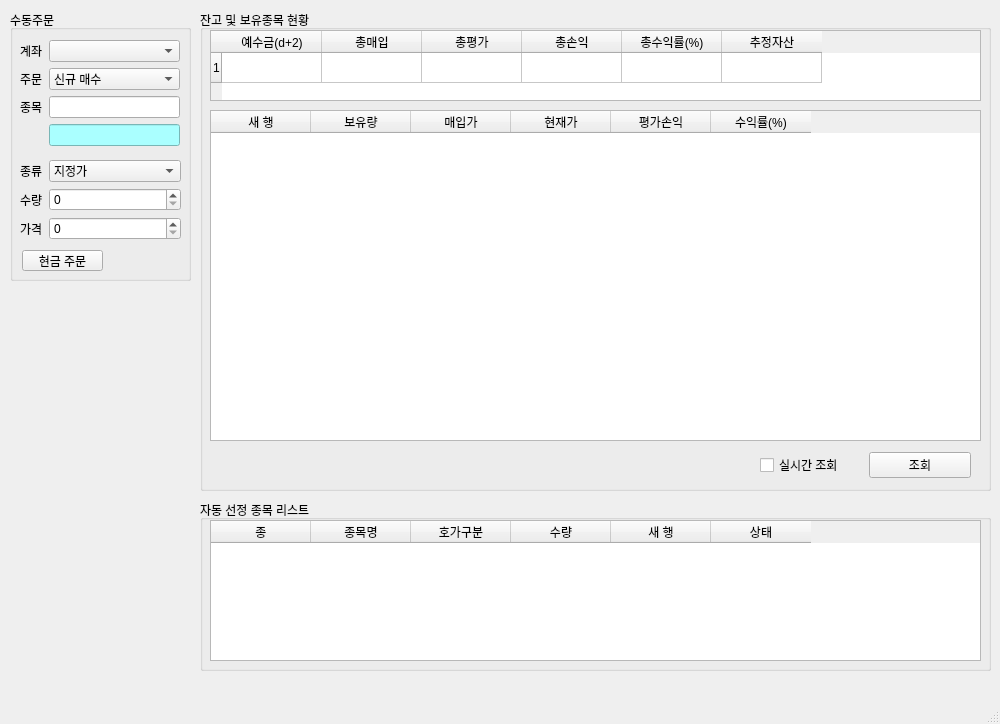
<?xml version="1.0" encoding="UTF-8"?>
<ui version="4.0">
 <class>MainWindow</class>
 <widget class="QMainWindow" name="MainWindow">
  <property name="geometry">
   <rect>
    <x>0</x>
    <y>0</y>
    <width>1000</width>
    <height>724</height>
   </rect>
  </property>
  <property name="windowTitle">
   <string>hurTrade v0.4</string>
  </property>
  <property name="windowIcon">
   <iconset>
    <normaloff>48-48-fed67e26732a2bf237c69113ac3429f7-Chart.png</normaloff>48-48-fed67e26732a2bf237c69113ac3429f7-Chart.png</iconset>
  </property>
  <widget class="QWidget" name="centralwidget">
   <widget class="QGroupBox" name="groupBox">
    <property name="geometry">
     <rect>
      <x>10</x>
      <y>10</y>
      <width>181</width>
      <height>271</height>
     </rect>
    </property>
    <property name="title">
     <string>수동주문</string>
    </property>
    <widget class="QWidget" name="formLayoutWidget">
     <property name="geometry">
      <rect>
       <x>10</x>
       <y>30</y>
       <width>160</width>
       <height>107</height>
      </rect>
     </property>
     <layout class="QFormLayout" name="formLayout">
      <item row="0" column="0">
       <widget class="QLabel" name="label">
        <property name="text">
         <string>계좌</string>
        </property>
       </widget>
      </item>
      <item row="0" column="1">
       <widget class="QComboBox" name="comboBox"/>
      </item>
      <item row="1" column="0">
       <widget class="QLabel" name="label_2">
        <property name="text">
         <string>주문</string>
        </property>
       </widget>
      </item>
      <item row="1" column="1">
       <widget class="QComboBox" name="comboBox_2">
        <item>
         <property name="text">
          <string>신규 매수</string>
         </property>
        </item>
        <item>
         <property name="text">
          <string>신규 매도</string>
         </property>
        </item>
        <item>
         <property name="text">
          <string>매수 취소</string>
         </property>
        </item>
        <item>
         <property name="text">
          <string>매도 취소</string>
         </property>
        </item>
       </widget>
      </item>
      <item row="2" column="0">
       <widget class="QLabel" name="label_3">
        <property name="text">
         <string>종목</string>
        </property>
       </widget>
      </item>
      <item row="2" column="1">
       <widget class="QLineEdit" name="lineEdit"/>
      </item>
      <item row="3" column="1">
       <widget class="QLineEdit" name="lineEdit_2">
        <property name="styleSheet">
         <string notr="true">background-color: rgb(170, 255, 255);</string>
        </property>
       </widget>
      </item>
     </layout>
    </widget>
    <widget class="QWidget" name="formLayoutWidget_2">
     <property name="geometry">
      <rect>
       <x>10</x>
       <y>150</y>
       <width>161</width>
       <height>81</height>
      </rect>
     </property>
     <layout class="QFormLayout" name="formLayout_2">
      <item row="0" column="0">
       <widget class="QLabel" name="label_4">
        <property name="text">
         <string>종류</string>
        </property>
       </widget>
      </item>
      <item row="1" column="0">
       <widget class="QLabel" name="label_5">
        <property name="text">
         <string>수량</string>
        </property>
       </widget>
      </item>
      <item row="2" column="0">
       <widget class="QLabel" name="label_6">
        <property name="text">
         <string>가격</string>
        </property>
       </widget>
      </item>
      <item row="0" column="1">
       <widget class="QComboBox" name="comboBox_3">
        <item>
         <property name="text">
          <string>지정가</string>
         </property>
        </item>
        <item>
         <property name="text">
          <string>시장가</string>
         </property>
        </item>
       </widget>
      </item>
      <item row="1" column="1">
       <widget class="QSpinBox" name="spinBox">
        <property name="maximum">
         <number>1000000</number>
        </property>
       </widget>
      </item>
      <item row="2" column="1">
       <widget class="QSpinBox" name="spinBox_2">
        <property name="maximum">
         <number>1000000</number>
        </property>
        <property name="singleStep">
         <number>50</number>
        </property>
       </widget>
      </item>
     </layout>
    </widget>
    <widget class="QPushButton" name="pushButton">
     <property name="geometry">
      <rect>
       <x>12</x>
       <y>240</y>
       <width>81</width>
       <height>21</height>
      </rect>
     </property>
     <property name="text">
      <string>현금 주문</string>
     </property>
    </widget>
   </widget>
   <widget class="QGroupBox" name="groupBox_2">
    <property name="geometry">
     <rect>
      <x>200</x>
      <y>10</y>
      <width>791</width>
      <height>481</height>
     </rect>
    </property>
    <property name="title">
     <string>잔고 및 보유종목 현황</string>
    </property>
    <widget class="QTableWidget" name="tableWidget">
     <property name="geometry">
      <rect>
       <x>10</x>
       <y>20</y>
       <width>771</width>
       <height>71</height>
      </rect>
     </property>
     <property name="rowCount">
      <number>1</number>
     </property>
     <row/>
     <column>
      <property name="text">
       <string>예수금(d+2)</string>
      </property>
     </column>
     <column>
      <property name="text">
       <string>총매입</string>
      </property>
     </column>
     <column>
      <property name="text">
       <string>총평가</string>
      </property>
     </column>
     <column>
      <property name="text">
       <string>총손익</string>
      </property>
     </column>
     <column>
      <property name="text">
       <string>총수익률(%)</string>
      </property>
     </column>
     <column>
      <property name="text">
       <string>추정자산</string>
      </property>
     </column>
    </widget>
    <widget class="QTableWidget" name="tableWidget_2">
     <property name="geometry">
      <rect>
       <x>10</x>
       <y>100</y>
       <width>771</width>
       <height>331</height>
      </rect>
     </property>
     <column>
      <property name="text">
       <string>새 행</string>
      </property>
     </column>
     <column>
      <property name="text">
       <string>보유량</string>
      </property>
     </column>
     <column>
      <property name="text">
       <string>매입가</string>
      </property>
     </column>
     <column>
      <property name="text">
       <string>현재가</string>
      </property>
     </column>
     <column>
      <property name="text">
       <string>평가손익</string>
      </property>
     </column>
     <column>
      <property name="text">
       <string>수익률(%)</string>
      </property>
     </column>
    </widget>
    <widget class="QWidget" name="horizontalLayoutWidget">
     <property name="geometry">
      <rect>
       <x>560</x>
       <y>440</y>
       <width>211</width>
       <height>31</height>
      </rect>
     </property>
     <layout class="QHBoxLayout" name="horizontalLayout">
      <item>
       <widget class="QCheckBox" name="checkBox">
        <property name="text">
         <string>실시간 조회</string>
        </property>
       </widget>
      </item>
      <item>
       <widget class="QPushButton" name="pushButton_2">
        <property name="text">
         <string>조회</string>
        </property>
       </widget>
      </item>
     </layout>
    </widget>
   </widget>
   <widget class="QGroupBox" name="groupBox_3">
    <property name="geometry">
     <rect>
      <x>200</x>
      <y>500</y>
      <width>791</width>
      <height>171</height>
     </rect>
    </property>
    <property name="title">
     <string>자동 선정 종목 리스트</string>
    </property>
    <widget class="QTableWidget" name="tableWidget_3">
     <property name="geometry">
      <rect>
       <x>10</x>
       <y>20</y>
       <width>771</width>
       <height>141</height>
      </rect>
     </property>
     <column>
      <property name="text">
       <string>종</string>
      </property>
     </column>
     <column>
      <property name="text">
       <string>종목명</string>
      </property>
     </column>
     <column>
      <property name="text">
       <string>호가구분</string>
      </property>
     </column>
     <column>
      <property name="text">
       <string>수량</string>
      </property>
     </column>
     <column>
      <property name="text">
       <string>새 행</string>
      </property>
     </column>
     <column>
      <property name="text">
       <string>상태</string>
      </property>
     </column>
    </widget>
   </widget>
  </widget>
  <widget class="QMenuBar" name="menubar">
   <property name="geometry">
    <rect>
     <x>0</x>
     <y>0</y>
     <width>1000</width>
     <height>26</height>
    </rect>
   </property>
  </widget>
  <widget class="QStatusBar" name="statusbar"/>
 </widget>
 <resources/>
 <connections/>
</ui>
